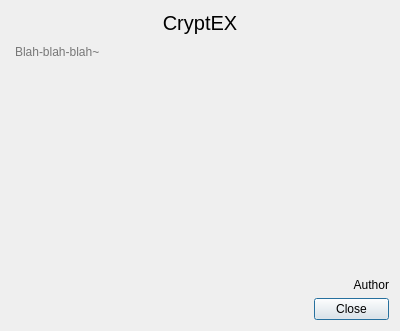
<?xml version="1.0" encoding="UTF-8"?>
<ui version="4.0">
 <class>about_dialog</class>
 <widget class="QDialog" name="about_dialog">
  <property name="windowModality">
   <enum>Qt::ApplicationModal</enum>
  </property>
  <property name="geometry">
   <rect>
    <x>0</x>
    <y>0</y>
    <width>400</width>
    <height>331</height>
   </rect>
  </property>
  <property name="focusPolicy">
   <enum>Qt::NoFocus</enum>
  </property>
  <property name="windowTitle">
   <string>About...</string>
  </property>
  <property name="windowIcon">
   <iconset>
    <normaloff>passkey.png</normaloff>passkey.png</iconset>
  </property>
  <property name="modal">
   <bool>true</bool>
  </property>
  <layout class="QVBoxLayout" name="verticalLayout">
   <item>
    <widget class="QLabel" name="ablout_label">
     <property name="font">
      <font>
       <pointsize>15</pointsize>
      </font>
     </property>
     <property name="text">
      <string>CryptEX</string>
     </property>
     <property name="alignment">
      <set>Qt::AlignCenter</set>
     </property>
    </widget>
   </item>
   <item>
    <widget class="QTextBrowser" name="about_field">
     <property name="focusPolicy">
      <enum>Qt::NoFocus</enum>
     </property>
     <property name="autoFillBackground">
      <bool>false</bool>
     </property>
     <property name="styleSheet">
      <string notr="true">background: rgba(0, 255, 0, 0)</string>
     </property>
     <property name="frameShape">
      <enum>QFrame::NoFrame</enum>
     </property>
     <property name="placeholderText">
      <string>Blah-blah-blah~</string>
     </property>
    </widget>
   </item>
   <item>
    <widget class="QLabel" name="cryptex_image">
     <property name="text">
      <string/>
     </property>
     <property name="pixmap">
      <pixmap>cryptex.png</pixmap>
     </property>
     <property name="alignment">
      <set>Qt::AlignCenter</set>
     </property>
    </widget>
   </item>
   <item>
    <widget class="QLabel" name="author_label">
     <property name="layoutDirection">
      <enum>Qt::LeftToRight</enum>
     </property>
     <property name="text">
      <string>Author</string>
     </property>
     <property name="alignment">
      <set>Qt::AlignRight|Qt::AlignTrailing|Qt::AlignVCenter</set>
     </property>
    </widget>
   </item>
   <item>
    <layout class="QHBoxLayout" name="horizontalLayout">
     <item>
      <spacer name="horizontalSpacer">
       <property name="orientation">
        <enum>Qt::Horizontal</enum>
       </property>
       <property name="sizeHint" stdset="0">
        <size>
         <width>40</width>
         <height>20</height>
        </size>
       </property>
      </spacer>
     </item>
     <item>
      <widget class="QPushButton" name="close_button">
       <property name="maximumSize">
        <size>
         <width>75</width>
         <height>16777215</height>
        </size>
       </property>
       <property name="layoutDirection">
        <enum>Qt::LeftToRight</enum>
       </property>
       <property name="autoFillBackground">
        <bool>false</bool>
       </property>
       <property name="text">
        <string>Close</string>
       </property>
      </widget>
     </item>
    </layout>
   </item>
  </layout>
 </widget>
 <resources/>
 <connections/>
</ui>
